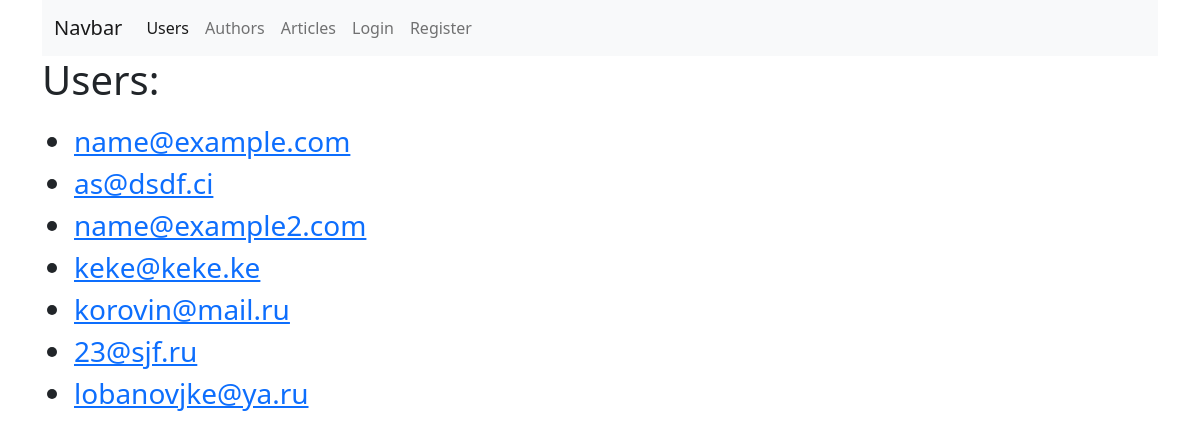
/users/, run on the app's committed database.
### blog/models.py (models this page shows, shortened)
class User(db.Model, UserMixin):
    __tablename__ = 'users'
    id = db.Column(db.Integer, primary_key=True)
    email = db.Column(db.String(255), unique=True)
    password = db.Column(db.String(255))
    first_name = db.Column(db.String(255))
    last_name = db.Column(db.String(255))
    is_staff = db.Column(db.Boolean, default=False, nullable=False)
    author = relationship('Author', uselist=False, back_populates='user')

### blog/users/views.py (the view)
@user.route('/')
def users_list():
    users = User.query.all()
    return render_template(
        'users/list.html',
        users=users,
        request=request,
    )

### blog/templates/users/list.html (shortened to what this page needs)
{% extends 'base.html' %}
{% block content %}
    <h1>Users:</h1>
    <ul class="mt-3">
        {% for user in users %}
            <li class="fs-3"><a href="{{ url_for('user.profile', pk=user.id) }}">{{ user.email }}</a></li>
        {% endfor %}
    </ul>
{% endblock %}

### data on the page
User: email "name@example.com"
User: email "as@dsdf.ci"
User: email "name@example2.com"
User: email "keke@keke.ke"
User: email "korovin@mail.ru"
User: email "23@sjf.ru"
User: email "lobanovjke@ya.ru"
